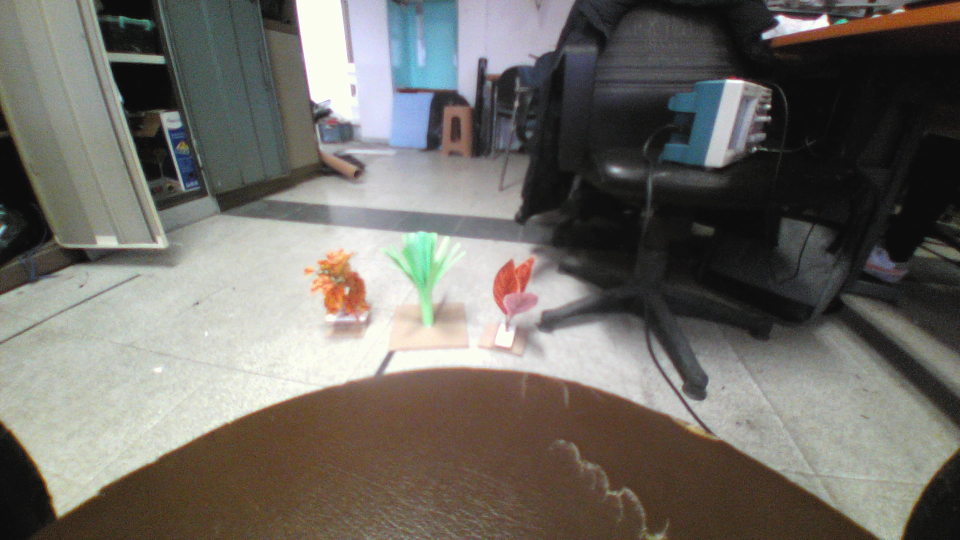
#> input picture tika/1.png, 1920 x 1080 px, given in place of the camera (shown at 1/2 size)
$ python video_main.py
#> lines starting #> are read from the running program, lines starting #| are printed output that depends on the picture; after the words box and inside, x2 and y2 are one past the last pixel; in counts of white or black regions, pixels touching at a corner belong together
### tika/utils.py
import cv2
import numpy as np
from scipy import ndimage
import time

def masking(img, lower_hsv, upper_hsv, opening_kernel = 2, medianF_tresh = 2, horizon_tresh = 0):
    """
    sınır hsv değerleri ile maske çıkarıp
    bu maskey opening ve median filter ile sadeleştirme fonskiyonu
    input olarak -> görüntü , alt sınır , üst sınır

    *kernel değişkeni ve median filterdaki size değişkeni
    duruma göre değiştirilebilir boyut ne kadar artarsa o kadar yoğun
    bir filtreleme yapılır
    """

    width = img.shape[1]

    # creating mask
    hsv = cv2.cvtColor(img, cv2.COLOR_BGR2HSV)
    mask = cv2.inRange(hsv, lower_hsv, upper_hsv)

    #kameranın konumuna göre yukarı atılcak maskenin boyutunu değiştirbilirsin
    if horizon_tresh > 0 :
        cv2.rectangle(mask, (0,0), (width,horizon_tresh), (0, 0, 0), -1)

    bitw = cv2.bitwise_and(mask, mask, mask=mask)

    # applying opening operation
    kernel = np.ones((opening_kernel, opening_kernel), np.uint8)
    opening = cv2.morphologyEx(bitw, cv2.MORPH_OPEN, kernel)

    # removing parasites
    mask_f = ndimage.median_filter(opening, size=medianF_tresh)

    return mask_f


def bounding_box(mask,tresh,tag):
    """
    input olarak maskeyi alır ve maskedeki alanların en büyük 4ünden
    alanı tresholdun üstünde olanların sol üst köşesinin koordinatları ve
    bounding box ın uzunluk ve genişliğini verir aksi halde None verir
    """
    contours, _ = cv2.findContours(mask, cv2.RETR_EXTERNAL, cv2.CHAIN_APPROX_NONE)
    params = []
    if len(contours) > 0:
        sorted_contours = sorted(contours, key=cv2.contourArea, reverse=True)

        for c in sorted_contours[:4]:
            obj_area = cv2.contourArea(c)
            print(obj_area)

            if obj_area > tresh:
                x, y, w, h = cv2.boundingRect(c)
                params.append([(x, y), (w, h),tag])

            else:
                print("no object found bigger than treshold")


        print("next frame")
        return params

    else:
        print("no contour found")
        return None


# [8 lines left out: function intersect, not called in this run]

def is_center(params,width,tresh):
    """
    bounding_box fonksiyonundan alınan parametrelerden yola çıkarak
    cismin konumunu ekrana göre nerde olduğunu verir bunu belirli bir
    treshhold değerine göre yapar

    cismin merkezinin vulunduğu pikselin x eksenindeki yerini verir

    görüntünün genişliği de parametre olarak verilmeli

    printlerin bir manası yok ros için farklı outpular ayarlanabilir
    """
    if params != None:
        (x,y),(w,h),tag = params
        cx = x+ int(w/2)
        if cx<int(width/2-tresh):
            print("on the left")
            cx_string = "left"
        elif cx>int(width/2+tresh):
            print("on the right")
            cx_string = "right"
        else:
            print("on the middle")
            cx_string = "middle"

        print([cx,cx_string])

        return [cx,cx_string]

    else:
        return None

# [28 lines left out: function last_turn, not called in this run]

def closest(params):
    """
    kameraya en yakın bounding boxı verir
    boduning_box fonksiyonun çıktısını ver
    """
    cache = 0
    ind = None
    for index,object in enumerate(params):
        (x,y),(w,h),tag = object
        if cache < w*h:
            cache = w*h
            ind = index
        else:
            continue
    if ind != None:
        return params[ind]
    else:
        return None

# [31 lines left out: function gstreamer_pipeline, not called in this run]
#cumulate fonksiyonu ekle

### tika/video_main.py
import cv2
import numpy as np
from scipy import ndimage
import time
from utils import masking,bounding_box,closest,last_turn,is_center,intersect,gstreamer_pipeline
import matplotlib.pyplot as plt
from operator import add

# hue values must be discrete
# bu degerler ortam ısıgına göre degisebilir test alaninada ayarlanmalı
# hsv_find dosyasini kullanarak bulunabilir


# atolye ici aksam test
lower_green = np.array([48,22,80])
upper_green = np.array([67,180,180])

lower_red = np.array([0,56,116])
upper_red = np.array([20,255,255])


lower_white = np.array([0,0,214])
upper_white = np.array([255,21,255])

font = cv2.FONT_HERSHEY_SIMPLEX

### fps icin ###
prev_image_time = 0
new_image_time = 0
a = 0
################

# fonskiyonun icine 0 atarak kamerayı aktiflestirebilirsin yoksa istedigin videonun yolunu yaz
cap = cv2.VideoCapture(0)
if not cap.isOpened():
    print("camera failed")


while True:
    ret,image = cap.read()
#> image is the input picture: shape (1080, 1920, 3); mean B, G, R 102.6, 108.3, 111.2
    if not ret:
        break

    image = cv2.resize(image, (0, 0), fx = 0.5, fy = 0.5)
#> image: shape (540, 960, 3)

    width = image.shape[1]
#> width = 960
    height = image.shape[0]
#> height = 540
    print(width,height)
#| 960 540

    #anlık maskeleme yapılıyor
    mask_red = masking(image, lower_red, upper_red)
#> in masking, `hsv = cv2.cvtColor(img, cv2.COLOR_BGR2HSV)`: hsv: shape (540, 960, 3); mean H, S, V 49.3, 41.1, 116.5
#> in masking, `mask = cv2.inRange(hsv, lower_hsv, upper_hsv)`:
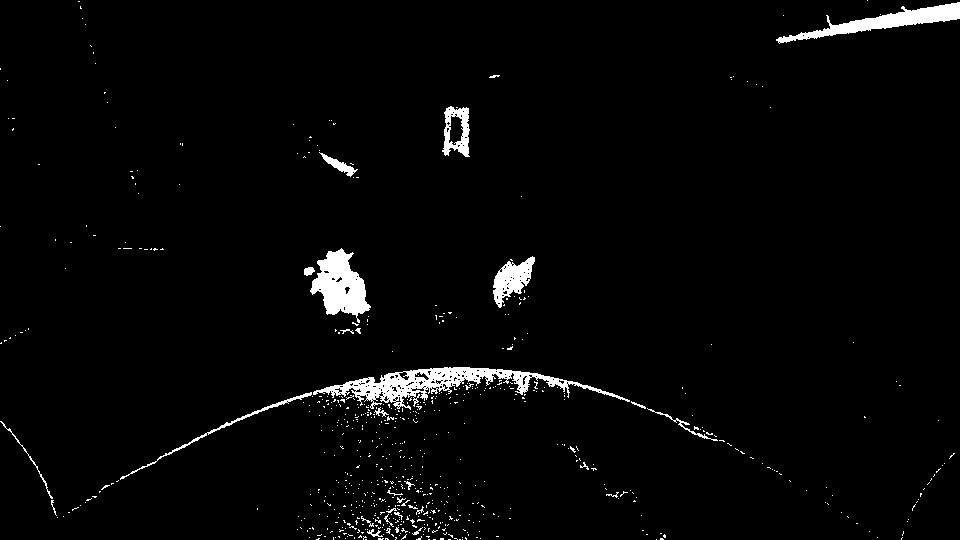
#> mask: shape (540, 960); 2.6% white; 672 white regions (643 under 20 px), largest, box (x1, y1, x2, y2) and area: (313, 367, 630, 410) 3829, (310, 248, 371, 323) 2447, (776, 2, 960, 44) 2149
#> in masking, `opening = cv2.morphologyEx(bitw, cv2.MORPH_OPEN, kernel)`: opening: shape (540, 960); 2.2% white; 141 white regions (126 under 20 px), largest, box (x1, y1, x2, y2) and area: (314, 368, 631, 407) 3345, (311, 250, 372, 317) 2426, (777, 3, 960, 44) 2113
#> in masking, `mask_f = ndimage.median_filter(opening, size=medianF_tresh)`: mask_f: shape (540, 960); 2.5% white; 119 white regions (100 under 20 px), largest, box (x1, y1, x2, y2) and area: (166, 368, 632, 458) 4490, (311, 250, 373, 318) 2514, (777, 3, 960, 45) 2254
    mask_green = masking(image, lower_green, upper_green)
#> in masking (call 2), `mask = cv2.inRange(hsv, lower_hsv, upper_hsv)`: mask: shape (540, 960); 1.1% white in thin lines or dots
#> in masking (call 2), `opening = cv2.morphologyEx(bitw, cv2.MORPH_OPEN, kernel)`: opening: shape (540, 960); 0.26% white in thin lines or dots
#> in masking (call 2), `mask_f = ndimage.median_filter(opening, size=medianF_tresh)`: mask_f: shape (540, 960); 0.33% white in thin lines or dots
    mask_white = masking(image, lower_white, upper_white)
#> call 3 of masking, with lower_hsv = array of shape (3,), upper_hsv = array of shape (3,), opening_kernel = 2, medianF_tresh = 2, horizon_tresh = 0
#> in masking (call 3), `mask = cv2.inRange(hsv, lower_hsv, upper_hsv)`: mask: shape (540, 960); 9.1% white; 421 white regions (382 under 20 px), largest, box (x1, y1, x2, y2) and area: (97, 227, 420, 469) 27816, (385, 238, 636, 385) 10540, (296, 0, 365, 130) 5122
#> in masking (call 3), `opening = cv2.morphologyEx(bitw, cv2.MORPH_OPEN, kernel)`: opening: shape (540, 960); 8.8% white; 150 white regions (117 under 20 px), largest, box (x1, y1, x2, y2) and area: (98, 228, 420, 470) 26953, (386, 239, 637, 385) 10471, (297, 0, 363, 126) 5136
#> in masking (call 3), `mask_f = ndimage.median_filter(opening, size=medianF_tresh)`:
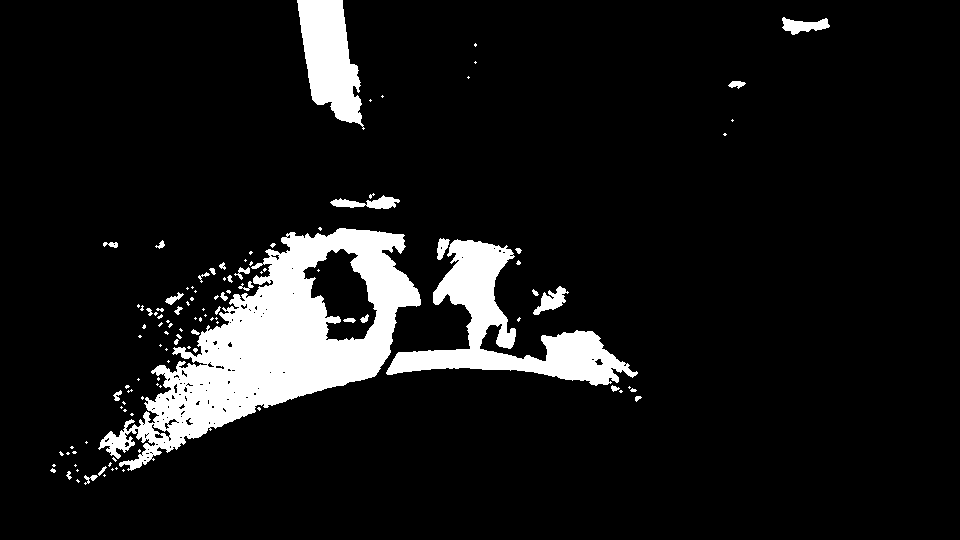
#> mask_f: shape (540, 960); 9.3% white; 116 white regions (82 under 20 px)


    #intersect filtreleri atiliyor (son 3 framede de ortak olan pikseller aliniyor)
    #bonding box larin parametreleri belirleniyor

    wild_herbs = bounding_box(mask_green,100,"wild herb")
#> in bounding_box, `contours, _ = cv2.findContours(mask, cv2.RETR_EXTERNAL, cv2.CHAIN_APPR..`: contours = 216 contours, 214 with area under 20; largest, box (x1, y1, x2, y2) and area: (146, 57, 162, 66) 44, (137, 204, 144, 216) 22
#> in bounding_box, `sorted_contours = sorted(contours, key=cv2.contourArea, reverse=True)`: sorted_contours has the same summary as contours
#> the loop in bounding_box, `for c in sorted_contours[:4]:` made 4 passes
#> obj_area on passes 1 to 2: 44.5, 22
#| 44.5
#| no object found bigger than treshold
#| 22.0
#| no object found bigger than treshold
#| 17.0
#| no object found bigger than treshold
#| 14.0
#| no object found bigger than treshold
#> after the loop in bounding_box, `for c in sorted_contours[:4]:`: params = []
#> wild_herbs = []
    herbs = bounding_box(mask_red,100,"herb")
#> in bounding_box (call 2), `contours, _ = cv2.findContours(mask, cv2.RETR_EXTERNAL, cv2.CHAIN_APPR..`: contours = 119 contours, 107 with area under 20; largest, box (x1, y1, x2, y2) and area: (166, 368, 632, 458) 4104, (311, 250, 373, 318) 2440, (777, 3, 960, 45) 2049, (494, 258, 537, 310) 1081, (443, 107, 472, 159) 1052
#> in bounding_box (call 2), `sorted_contours = sorted(contours, key=cv2.contourArea, reverse=True)`: sorted_contours has the same summary as contours
#> the loop in bounding_box (call 2), `for c in sorted_contours[:4]:` made 4 passes
#> (obj_area, x, y, w, h) on passes 1 to 4: (4103.5, 166, 368, 466, 90), (2439.5, 311, 250, 62, 68), (2049, 777, 3, 183, 42), (1081, 494, 258, 43, 52)
#| 4103.5
#| 2439.5
#| 2049.0
#| 1081.0
#> herbs = [[(166, 368), (466, 90), 'herb'], [(311, 250), (62, 68), 'herb'], [(777, 3), (183, 42), 'herb'], [(494, 258), (43, 52), 'herb']]
    mermer = bounding_box(mask_white,200,"mermer")
#> in bounding_box (call 3), `contours, _ = cv2.findContours(mask, cv2.RETR_EXTERNAL, cv2.CHAIN_APPR..`: contours = 113 contours, 90 with area under 20; largest, box (x1, y1, x2, y2) and area: (98, 228, 421, 471) 32006, (386, 239, 638, 386) 10440, (297, 0, 365, 130) 5102, (330, 195, 400, 209) 428, (782, 17, 830, 35) 426
#> in bounding_box (call 3), `sorted_contours = sorted(contours, key=cv2.contourArea, reverse=True)`: sorted_contours has the same summary as contours
#> mermer = [[(98, 228), (323, 243), 'mermer'], [(386, 239), (252, 147), 'mermer'], [(297, 0), (68, 130), 'mermer'], [(330, 195), (70, 14), 'mermer']]

    if mermer != None :
        print(mermer)
#| [[(98, 228), (323, 243), 'mermer'], [(386, 239), (252, 147), 'mermer'], [(297, 0), (68, 130), 'mermer'], [(330, 195), (70, 14), 'mermer']]
        for ind,obj in enumerate(mermer):
            (x, y), (w, h),tag = obj
            cv2.rectangle(image, (x,y), (x+w,y+h), (0,255,0), 2)

            if w/h < 2:
                mermer.pop(ind)
                print("no obj")

            elif y > height*0.5 :
                cv2.rectangle(image, (x,y), (x+w,y+h), (0,0,0), 2)
                cv2.putText(image, "STOP!", (int((x/2)+w),int((h/2)+y)), font, 0.7, (0,0,255), 2)
                ###########
                #ros
                print("STOP!")

            else:
                mermer.pop(ind)
                print("no obj")
#> this loop made 2 passes
#> (ind, x, y, w, h, tag) on passes 1 to 2: (0, 98, 228, 323, 243, 'mermer'), (1, 297, 0, 68, 130, 'mermer')
#| no obj
#| no obj
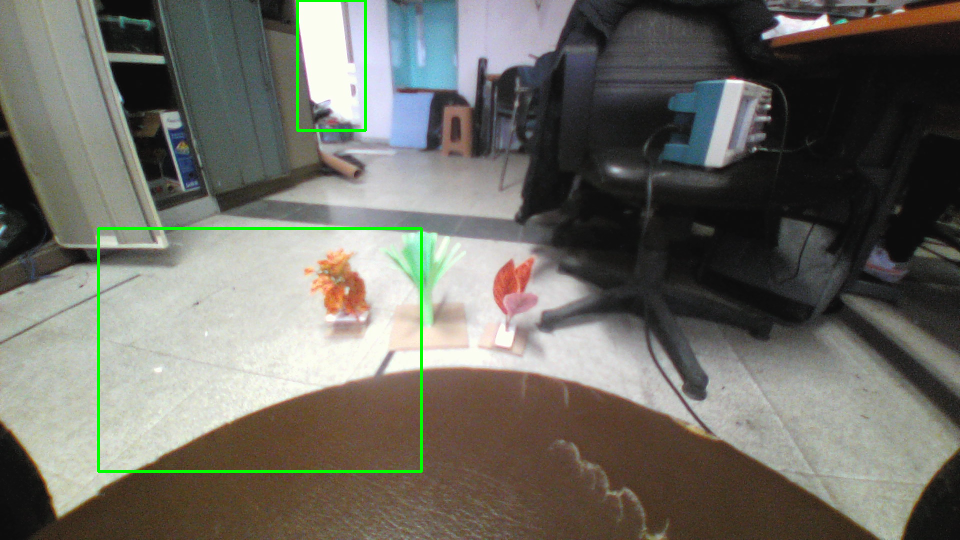
#> image: shape (540, 960, 3); mean B, G, R 101.4, 109.3, 110
#> after the loop, mermer = [[(386, 239), (252, 147), 'mermer'], [(330, 195), (70, 14), 'mermer']]


    obj_loc = None
    nearest = None

    if herbs == None and wild_herbs != None:
        combined = wild_herbs
        nearest = closest(combined)
        obj_loc = is_center(nearest,width,int(width/4))
        # int(width/4) orta sayılcak genişliği belirler

    elif wild_herbs == None and herbs != None:
        combined = herbs
        nearest = closest(combined)
        obj_loc = is_center(nearest,width,int(width/4))
        # int(width/4) orta sayılcak genişliği belirler

    elif wild_herbs != None and herbs != None:
        combined = herbs + wild_herbs
#> combined has the same summary as herbs
        nearest = closest(combined)
#> the loop in closest, `for index,object in enumerate(params):` made 4 passes
#> (x, y, w, h, cache, ind) on pass 1: (166, 368, 466, 90, 41940, 0)
#> (x, y, w, h) on passes 2 to 4: (311, 250, 62, 68), (777, 3, 183, 42), (494, 258, 43, 52)
#> after the loop in closest, `for index,object in enumerate(params):`: cache = 41940; ind = 0
#> nearest = [(166, 368), (466, 90), 'herb']
        obj_loc = is_center(nearest,width,int(width/4))
#> in is_center, `(x,y),(w,h),tag = params`: x = 166; y = 368; w = 466; h = 90; tag = 'herb'
#> in is_center, `cx = x+ int(w/2)`: cx = 399
#| [399, 'middle']
#> obj_loc = [399, 'middle']
        # int(width/4) orta sayılcak genişliği belirler
    else:
        print("no object found")

    if obj_loc != None:
        cx, cx_string = obj_loc
#> cx = 399; cx_string = 'middle'
        (x,y), (w,h), tag = nearest
#> x = 166; y = 368; w = 466; h = 90; tag = 'herb'


    # imshow yapilmiyosa gereksiz
    try:
            #bounding boxlari goruntude ciktisi aliniyor

        for i in herbs:
            cv2.rectangle(image, i[0], tuple(map(add, i[0], i[1])), (0,255,0), 2)
            cv2.putText(image, "herb", (i[0][0], i[0][1] +-15), font, 0.7, (0,255,0), 2)
#> this loop made 4 passes
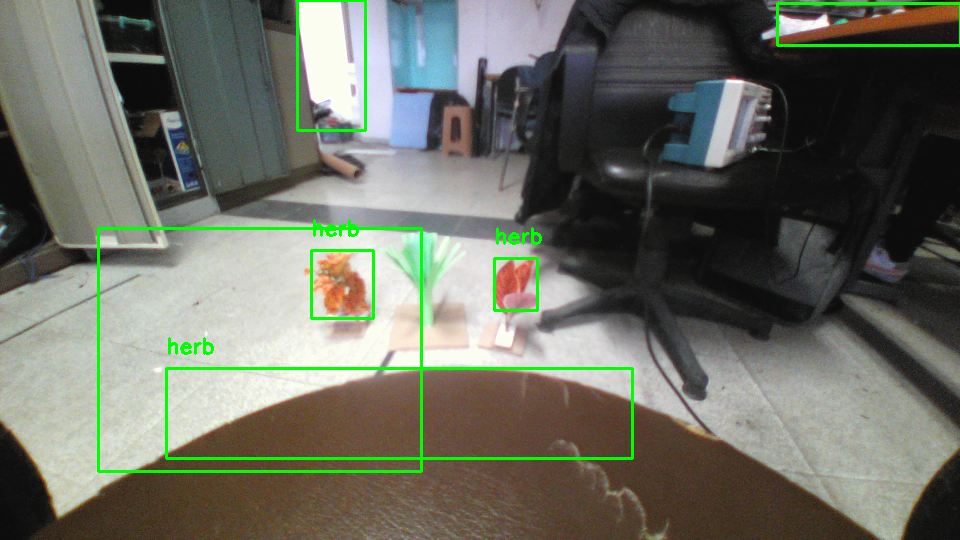
#> image: shape (540, 960, 3); 1.33% of pixels changed, all inside (x1, y1, x2, y2) = (165, 2, 960, 460)

    except:
        pass

    try:

        for j in wild_herbs:
            cv2.rectangle(image, j[0],tuple(map(add, j[0], j[1])), (0,0,255), 2)
            cv2.putText(image, "wild herb",(j[0][0], j[0][1] - 15),font, 0.7, (0,0,255), 2)
#> this loop made 0 passes

    except:
        pass

    if nearest != None:
        print(nearest[0])
#| (166, 368)
        print( list(map(add, nearest[0], nearest[1])))
#| [632, 458]
        cv2.rectangle(image, nearest[0], tuple(map(add, nearest[0], nearest[1])), (255,0,0), 2)
        cv2.putText(image, nearest[2], (nearest[0][0], nearest[0][1] -15), font, 0.7, (255,0,0), 2)
        cv2.putText(image, cx_string, (nearest[0][0], nearest[0][1] -40), font, 0.7, (255,0,0), 2)


    ### fps icin ##
    new_image_time = time.time()
    fps = 1 / (new_image_time - prev_image_time)
    prev_image_time = new_image_time
    fps = int(fps)
    fps = str(fps)
    cv2.putText(image, "fps: " + fps, (width - 100, 25), font, 0.7, (0, 255, 255), 1, cv2.LINE_AA)
    ##########

    cv2.line(image,(int(width/4),0),(int(width/4),height),(255,0,0),2)
    cv2.line(image,(int(width*3/4),0),(int(width*3/4),height),(255,0,0),2)

    mask_red = cv2.merge((mask_red,mask_red,mask_red))
    mask_green = cv2.merge((mask_green,mask_green,mask_green))
#> mask_green: shape (540, 960, 3); 0.33% white in thin lines or dots

    cv2.putText(image, "rgb", (int(width/2), 25), cv2.FONT_HERSHEY_SIMPLEX, 0.7, (0, 255, 255), 1, cv2.LINE_AA)
#> image: shape (540, 960, 3); mean B, G, R 102.3, 108.1, 107.1
    cv2.putText(mask_red, "mask_red" , (int(width/2), 25), cv2.FONT_HERSHEY_SIMPLEX, 0.7, (0, 255, 255), 1, cv2.LINE_AA)
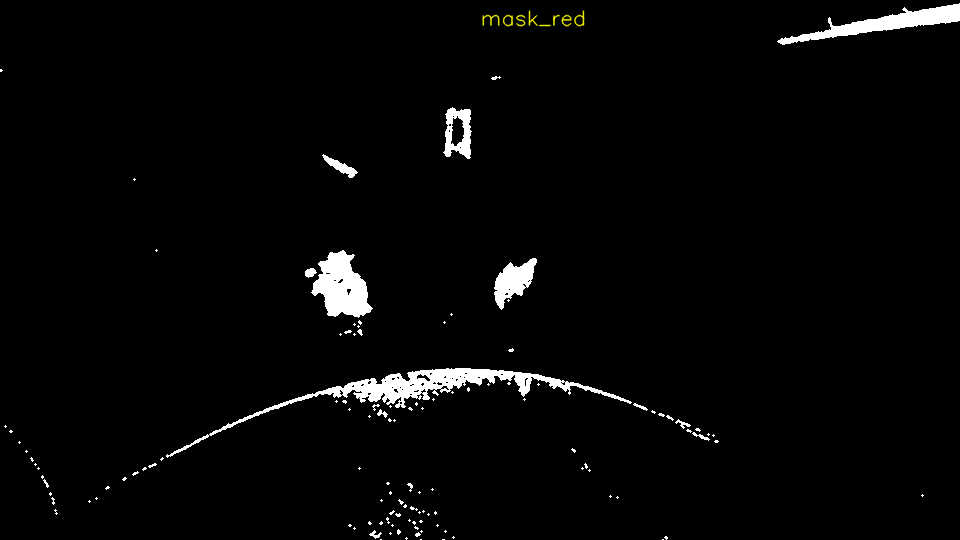
#> mask_red: shape (540, 960, 3); mean of channels 0, 1, 2 6.3, 6.4, 6.4; drawn as B, G, R
    cv2.putText(mask_green, "mask_green" , (int(width/2), 25), cv2.FONT_HERSHEY_SIMPLEX, 0.7, (0, 255, 255), 1, cv2.LINE_AA)
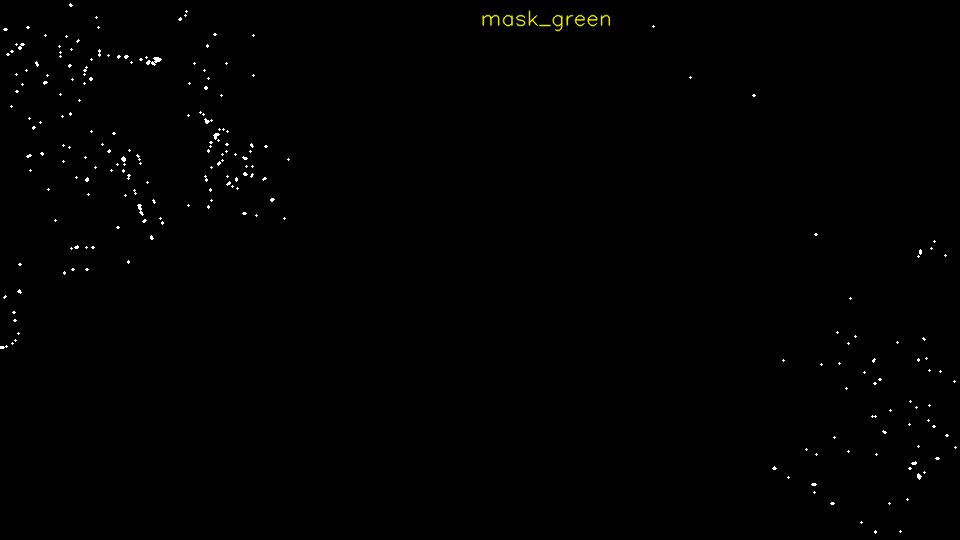
#> mask_green: shape (540, 960, 3); mean of channels 0, 1, 2 0.8, 1, 1; drawn as B, G, R

    im_v = cv2.hconcat([mask_red,image, mask_green])
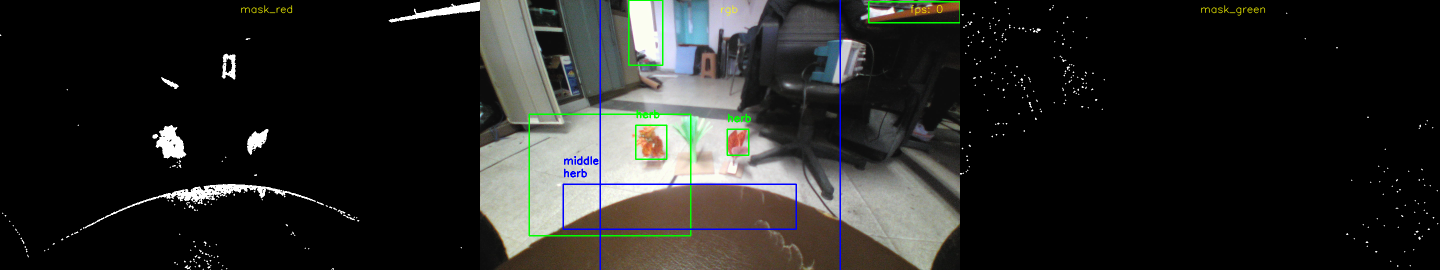
#> im_v: shape (540, 2880, 3) (shown at 1/2 size); mean of channels 0, 1, 2 36.5, 38.5, 38.2; drawn as B, G, R
    cv2.imshow("Frame", im_v)  # img görüntüsünü gösteriyor
    cv2.imshow("mask",mask_white)

    k = cv2.waitKey(1)
#> (key q is pressed here)
    if k == ord('q'):
        break

cap.release()
cv2.destroyAllWindows()
